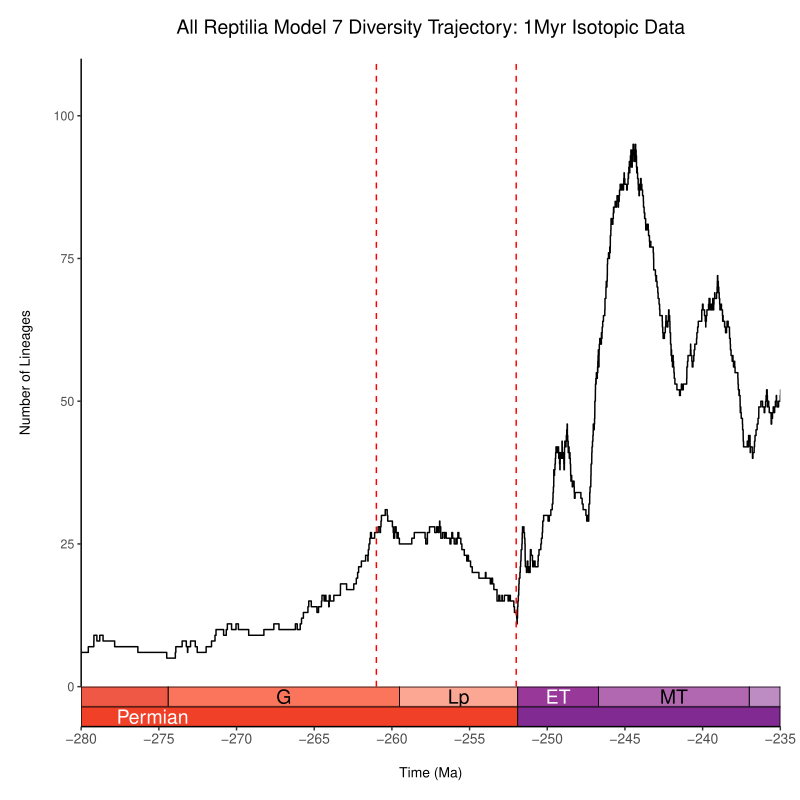

Recreate this plot in R.
library(ggplot2)
library(deeptime)


####### ADD ts, div_traj, and time_events vectors from pyrate default _LTT.r script BY HAND
# ts=c()
# time_events=c()
# div_traj=c()

# ADD ts, div_traj, and time_events vectors by loading in from the default _LTT.r script
######### CHANGE THE PATH TO THE DEFAULT _LTT.R SCRIPT
# reading in default _LTT.r script as text, where each line from the default script is a separate element in the readLines vector
ltt_text <- readLines("C:\\Users\\SimoesLabAdmin\\Documents\\pt_diversity_rates\\updated_occurrence_analyses\\model_7\\isotopic_pt_1myr\\reptilia_all\\DTTs\\combined_10_mcmc_LTT.r", warn = FALSE) 
# extracting the lines that contain the ts, div_traj, and time_events vectors
ts <- grep("^\\s*ts\\s*=", ltt_text, value = TRUE)
time_events <- grep("^\\s*time_events\\s*=", ltt_text, value = TRUE)
div_traj <- grep("^\\s*div_traj\\s*=", ltt_text, value = TRUE)
# Execute those lines
eval(parse(text = ts))
eval(parse(text = time_events))
eval(parse(text = div_traj))

############# If you used -translate with BDNN, you'll need to add back the translated value to the time_events vec
time_events = time_events + 175

# Mass extinction positions
perm_trias_extinction <- -252
guadalupian_extinction <- -261

# Dataframe
diversity_df <- data.frame(time = -time_events, diversity = div_traj)

# Ggplot
plot <- ggplot(diversity_df, aes(x = time, y = diversity)) +
  geom_step() +
# Add mass extinction lines
    geom_vline(xintercept = guadalupian_extinction, 
               color = "red", linetype = "dashed") +
    geom_vline(xintercept = perm_trias_extinction, 
               color = "red", linetype = "dashed", linewidth = 0.5) +
  #xlim(-max(ts) - 1, 0) + #### Commented out because xlim is set in coord_geo. If you want to see the full range, you can remove xlim from coord_geo, uncomment this
    scale_x_continuous(breaks = seq(from = -300, to = 0, by = 5)) +
  labs(
    title = "All Reptilia Model 7 Diversity Trajectory: 1Myr Isotopic Data", ####### SET MODEL/CLADE TITLE
    x = "Time (Ma)",
    y = "Number of Lineages"
  ) +
  theme_classic() + 
    theme(
      text = element_text(size = 10),
      axis.text.x = element_text(size = 10),
      axis.ticks.x = element_line(),
      axis.text.y = element_text(size = 9),
      axis.title = element_text(size = 10),
      axis.title.x = element_text(size = 10, margin = margin(t = 15)),
      axis.title.y = element_text(margin = margin(r = 15)),
      plot.title = element_text(size = 14, hjust = 0.5, margin = margin(b = 15)),
      plot.margin = unit(c(0.5, 0.5, 0.5, 0.5), "cm"), # unit(c(top, right, bottom, left), "unit")
      panel.grid.major = element_blank(),
      panel.grid.minor = element_blank()) +
    coord_geo(
      dat = list("international epochs", "international periods"),
      expand= FALSE,
      abbrv = list(TRUE, FALSE),
      pos = list("bottom", "bottom"),
      alpha = 1,
      height = unit(1, "line"),
      neg = TRUE,
      xlim = c(-280, -235), ############################# CHANGE THIS TO MODIFY X LIMITS, I.E., TIME FRAME
      ############# comment the below line out if you want ylim to be the max(diversity) within the xlim range
      #ylim = c(0, max(diversity_df$diversity[diversity_df$time >= -280 & diversity_df$time <= -235]) + 1) # Adjust y limits based on the data
      ylim = c(0, 110), # Set ylim by hand so diff models can have be comparable
    )


# Display the plot
plot

# Save as PDF with custom dimensions
###### CHANGE PDF PATH
ggsave('C:\\Users\\SimoesLabAdmin\\Documents\\pt_diversity_rates\\updated_occurrence_analyses\\model_7\\isotopic_pt_1myr\\reptilia_all\\DTTs\\combined_10_mcmc_DTT_deeptime.pdf', plot = plot, width = 8, height = 8, units = "in")
